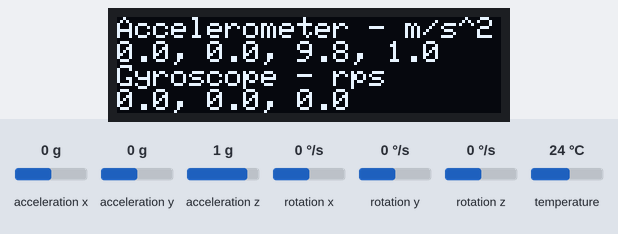
Bench run of a sketch on a simulated ESP32. On the bench: 128×32 one-colour display. The test bench sets the inputs (shaded band); at power-on: acceleration x 0 g, acceleration y 0 g, acceleration z 1 g, rotation x 0 °/s, rotation y 0 °/s, rotation z 0 °/s, temperature 24 °C. WiFi joins after 1.5 s; servers stay silent unless stated; the display library's start-up logo is not drawn; storage starts empty; what the sketch prints to the serial monitor is not drawn.

Above: at 1.7 s.
1.8 s: acceleration x set to -1.4 g
At 2.4 s:
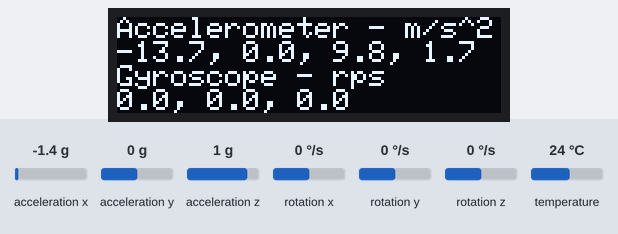
3.3 s: acceleration y set to -1.4 g
At 3.8 s:
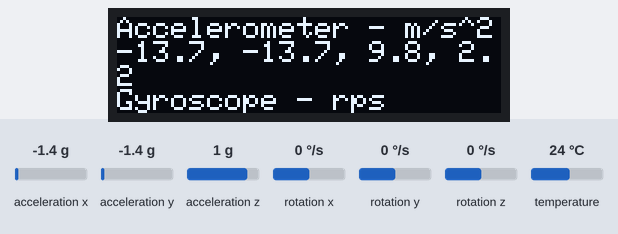
4.8 s: acceleration z set to -1.4 g
At 5.9 s:
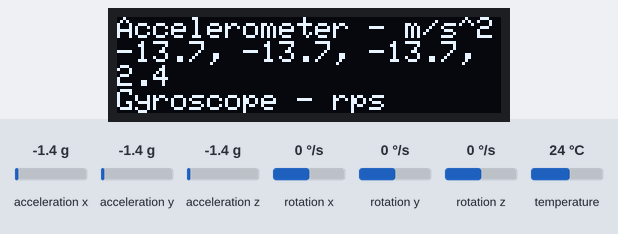
6.3 s: acceleration x set to -0.8 g
At 7.2 s:
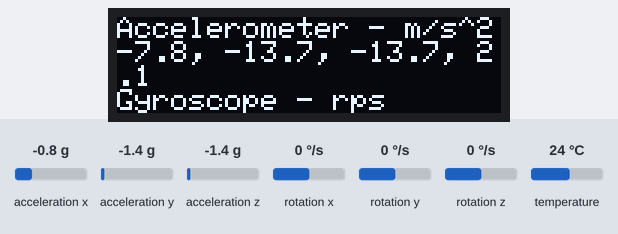
Timing chart, 0 to 8.8 s (numbered marks = the images above; inputs shaded):
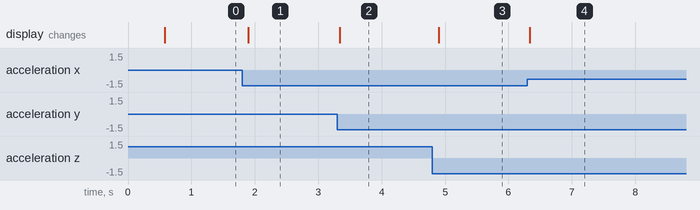

Measured:
- after the input at 1.8 s, the display: changes after 0.10 s (image 1)
- after the input at 3.3 s, the display: changes at once (image 2)
- after the input at 4.8 s, the display: changes after 0.10 s (image 3)
- after the input at 6.3 s, the display: changes at once (image 4)

The sketch:

ESP_Web_Server_MPU6050_V3.ino
```cpp
/*20241203
 *  Source: https://ocw.cs.pub.ro/courses/iothings/proiecte/2021/earthquakedetection
 *  Complile error: Cannot complile for Node ESp32S
 *  include Little File System <LittleFS.h>, comment out SPIFFS.h (superceded by LittleFS)
 *  change all SPIFFS referneces to LittleFS
    change to new IDE v2.3.3 (Auto updates libraries)
    compiles OK
    Load LittleFS plugin:
      https://github.com/earlephilhower/arduino-littlefs-upload?tab=readme-ov-file#installation

 *  I2C
    GPIO 22 SCL
    GPIO 21 SDA
    3.3V
    0V

    I2C device found at address 0x3C =SSD1306
    I2C device found at address 0x68 = MPU6050
    I2C device found at address 0x76  = BMP/E280  20201203 Not coded in

    Added Access Point Code to WiFiInit

  V2
  Add summing of vectors for total force: int Sumaccel = (sqrt((a.acceleration.x*a.acceleration.x)+(a.acceleration.y*a.acceleration.y)+(a.acceleration.z*a.acceleration.z)));
    get values on OLED
    get values on webpage  (Needed CRTL+F5 to force cache clear)

  V3 - Try to draw Graph  with smoothie.js
        http://smoothiecharts.org/
            changes made in index.html and script.js
 */


#include <Arduino.h>
#include <WiFi.h>
#include <AsyncTCP.h>
#include <ESPAsyncWebServer.h>
#include <Adafruit_MPU6050.h>
#include <Adafruit_Sensor.h>
#include <Arduino_JSON.h>
#include <LittleFS.h>
#include <Adafruit_SSD1306.h>
// Replace with your network credentials
const char* ssid = "Clicknet-3E79";
const char* password = "KCLXY27UASMZF";

//const char* ssid = "AndroidAPEF43";
//const char* password = "ghghghgh";


// Create AsyncWebServer object on port 80
AsyncWebServer server(80);

// Create an Event Source on /events
AsyncEventSource events("/events");

// Json Variable to Hold Sensor Readings
JSONVar readings;

// Timer variables initialize
unsigned long lastTime = 0;
unsigned long lastTimeTemperature = 0;
unsigned long lastTimeAcc = 0;
unsigned long gyroDelay = 10;
unsigned long temperatureDelay = 1000;
unsigned long accelerometerDelay = 20; // OG=200

// Create a sensor object
Adafruit_MPU6050 mpu;
Adafruit_SSD1306 display = Adafruit_SSD1306(128, 32, &Wire);
sensors_event_t a, g, temp;
sensors_event_t old_a, old_g, old_temp;
float gyroX, gyroY, gyroZ;
float accX, accY, accZ, Sumaccel;
float temperature;

//Gyroscope sensor deviation
//float gyroXerror = 0.07;
//float gyroYerror = 0.03;
//float gyroZerror = 0.01;

float gyroXerror = 0.08;
float gyroYerror = 0.02;
float gyroZerror = 0.015;

// Init MPU6050
void initMPU(){
  if (!mpu.begin()) {
    Serial.println("Failed to find MPU6050 chip");
    while (1) {
      delay(10);
    }
  }
  Serial.println("MPU6050 Found!");
}

void initSPIFFS() {
  if (!LittleFS.begin()) {
    Serial.println("An error has occurred while mounting LittleFS");
  }
  Serial.println("LittleFS mounted successfully");
}

// Initialize WiFi
void initWiFi() {
  /*
  WiFi.mode(WIFI_STA);
  WiFi.begin(ssid, password);
  Serial.println("");
  Serial.print("Connecting to WiFi...");
  while (WiFi.status() != WL_CONNECTED) {
    Serial.print(".");
    delay(1000);
  }
  Serial.println("");
  Serial.println(WiFi.localIP());

*/
//Access point
   // You can remove the password parameter if you want the AP to be open.
  WiFi.softAP(ssid); //, password
  IPAddress myIP = WiFi.softAPIP();
  Serial.print("AP IP address: ");
  Serial.println(myIP);

}


String getGyroReadings(){
  mpu.getEvent(&a, &g, &temp);
  old_a=a;
  old_g=g;
  old_temp=temp;
  float gyroX_temp = g.gyro.x;
  if(abs(gyroX_temp) > gyroXerror)  {
    gyroX += gyroX_temp/50.00;
  }

  float gyroY_temp = g.gyro.y;
  if(abs(gyroY_temp) > gyroYerror) {
    gyroY += gyroY_temp/70.00;
  }

  float gyroZ_temp = g.gyro.z;
  if(abs(gyroZ_temp) > gyroZerror) {
    gyroZ += gyroZ_temp/90.00;
  }

  readings["gyroX"] = String(gyroX);
  readings["gyroY"] = String(gyroY);
  readings["gyroZ"] = String(gyroZ);

  String jsonString = JSON.stringify(readings);
  return jsonString;
}

String getAccReadings() {
  mpu.getEvent(&a, &g, &temp);
  // Get current acceleration values
  accX = a.acceleration.x;
  accY = a.acceleration.y;
  accZ = a.acceleration.z;
  Sumaccel = (sqrt((a.acceleration.x*a.acceleration.x)+(a.acceleration.y*a.acceleration.y)+(a.acceleration.z*a.acceleration.z)));

  readings["accX"] = String(accX);
  readings["accY"] = String(accY);
  readings["accZ"] = String(accZ);
  readings["Sumaccel"] = String(Sumaccel);

  String accString = JSON.stringify (readings);
  return accString;
}

String getTemperature(){
  mpu.getEvent(&a, &g, &temp);
  temperature = temp.temperature;
  return String(temperature);
}

void setup() {
  Serial.begin(115200);
  initWiFi();
  initSPIFFS();
  initMPU();

  if (!display.begin(SSD1306_SWITCHCAPVCC, 0x3C)) { // Address 0x3C for 128x32
    Serial.println(F("SSD1306 allocation failed"));


  }
  display.display();
  delay(500); // Pause for 2 seconds
  display.setTextSize(1);
  display.setTextColor(WHITE);
  display.setRotation(0);


  // Handle Web Server
  server.on("/", HTTP_GET, [](AsyncWebServerRequest *request){
    request->send(LittleFS, "/index.html", "text/html");
  });

  server.serveStatic("/", LittleFS, "/");

  server.on("/reset", HTTP_GET, [](AsyncWebServerRequest *request){
    gyroX=0;
    gyroY=0;
    gyroZ=0;
    request->send(200, "text/plain", "OK");
  });

  server.on("/resetX", HTTP_GET, [](AsyncWebServerRequest *request){
    gyroX=0;
    request->send(200, "text/plain", "OK");
  });

  server.on("/resetY", HTTP_GET, [](AsyncWebServerRequest *request){
    gyroY=0;
    request->send(200, "text/plain", "OK");
  });

  server.on("/resetZ", HTTP_GET, [](AsyncWebServerRequest *request){
    gyroZ=0;
    request->send(200, "text/plain", "OK");
  });

  // Handle Web Server Events
  events.onConnect([](AsyncEventSourceClient *client){

    if(client->lastId()){
      Serial.printf("Client reconnected! Last message ID that it got is: %u\n", client->lastId());
    }
    client->send("hello!", NULL, millis(), 10000);
  });
  server.addHandler(&events);

  server.begin();
}

void loop() {

  sensors_event_t a, g, temp;
  sensors_event_t old_a, old_g, old_temp;
  old_a=a;
  old_g=g;
  old_temp=old_temp;
  mpu.getEvent(&a, &g, &temp);
//  if (old_g.acceleration.x-g.acceleration.x >0.4){
//    Serial.println("Cutremur");
//  }
  display.clearDisplay();
  display.setCursor(0, 0);
  display.println("Accelerometer - m/s^2");
  display.print(a.acceleration.x, 1);
  display.print(", ");
  display.print(a.acceleration.y, 1);
  display.print(", ");
  display.print(a.acceleration.z, 1);
  display.print(", ");
  display.print((sqrt((a.acceleration.x*a.acceleration.x)+(a.acceleration.y*a.acceleration.y)+(a.acceleration.z*a.acceleration.z)))/10, 1);
  display.println("");
  display.println("Gyroscope - rps");
  display.print(g.gyro.x, 1);
  display.print(", ");
  display.print(g.gyro.y, 1);
  display.print(", ");
  display.print(g.gyro.z, 1);
  display.println("");
  display.display();
  delay(100);
  if ((millis() - lastTime) > gyroDelay) {
    // Send Events to the Web Server with the Sensor Readings
    events.send(getGyroReadings().c_str(),"gyro_readings",millis());
    lastTime = millis();
  }
  if ((millis() - lastTimeAcc) > accelerometerDelay) {

    // Send Events to the Web Server with the Sensor Readings
    events.send(getAccReadings().c_str(),"accelerometer_readings",millis());
    lastTimeAcc = millis();
  }
  if ((millis() - lastTimeTemperature) > temperatureDelay) {
    // Send Events to the Web Server with the Sensor Readings
    events.send(getTemperature().c_str(),"temperature_reading",millis());
    lastTimeTemperature = millis();
  }
}
```
